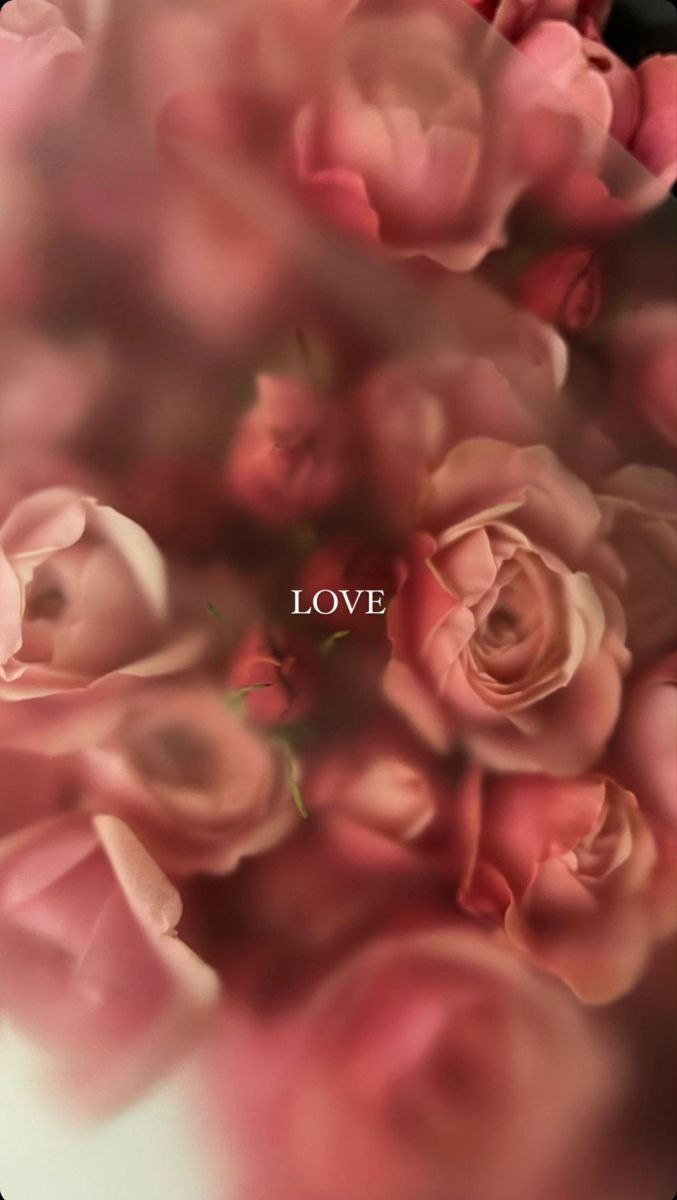
//> input picture hw10_3/photo1.png, 677 x 1200 px
$ ./hw1_3   (built with g++ and OpenCV 4)
//> lines starting //> are read from the running program, lines starting //| are printed output that depends on the picture
#include <chrono>
#include <iostream>
#include <opencv2/opencv.hpp>
#include <vector>
#include <cmath>

using namespace std;
using namespace cv;


void RGBtoHSL(Vec3b& rgb, float& H, float& S, float& L) {
    float r = rgb[2] / 255.0f;
    float g = rgb[1] / 255.0f;
    float b = rgb[0] / 255.0f;

    float max_val = max({ r, g, b });
    float min_val = min({ r, g, b });

    float delta = max_val - min_val;

    if (delta == 0) {
        H = 0;
        S = 0;
        L = 0;
        return;
    }

    L = (max_val + min_val) / 2.0f;

    if (L < 0.5f) {
        if (max_val + min_val == 0) {
            S = 0;
        }
        else {
            S = delta / (max_val + min_val);
        }
    }
    else {
        if (2.0f - max_val - min_val == 0) {
            S = 0;
        }
        else {
            S = delta / (2.0f - max_val - min_val);
        }

    }


    if (max_val == r) {
        H = 60 * fmod((g - b) / delta, 6);
    }
    else if (max_val == g) {
        H = 60 * (((b - r) / delta) + 2);
    }
    else if (max_val == b) {
        H = 60 * (((r - g) / delta) + 4);
    }
    if (H < 0) H = H + 360;
}


static void calculateHistogram(Mat& image, vector<int>& h_hist,
    vector<int>& s_hist, vector<int>& l_hist, int bins) {
    if (image.empty()) return;
    for (int i = 0; i < image.rows; i++) {
        for (int j = 0; j < image.cols; j++) {
            Vec3b pixel = image.at<Vec3b>(i, j);
            float h, s, l;
            RGBtoHSL(pixel, h, s, l);

            int h_idx = static_cast<int>(round(h / 360.0f * bins));
            int s_idx = static_cast<int>(round(s * bins));
            int l_idx = static_cast<int>(round(l * bins));

            if (h_idx >= 0 && h_idx < bins) {
                h_hist[h_idx]++;
            }

            if (s_idx >= 0 && s_idx < bins) {
                s_hist[s_idx]++;
            }

            if (l_idx >= 0 && l_idx < bins) {
                l_hist[l_idx]++;
            }
        }
    }
}

Mat drawHistogram(vector<int>& hist, int width = 500, int height = 300,
    Scalar color = Scalar(255, 0, 0)) {
    int bins = hist.size();
    if (hist.empty()) {
        return Mat(height, width, CV_8UC3, Scalar(255, 255, 255));
    }
    int binWidth = cvRound((double)width / bins);

    auto max_it = max_element(hist.begin(), hist.end());
    if (max_it == hist.end()) {
        return Mat(height, width, CV_8UC3, Scalar(255, 255, 255));
    }
    int maxVal = *max_it;

    Mat image(height, width, CV_8UC3, Scalar(255, 255, 255));

    for (int i = 0; i < bins; i++) {
        int binHeight = cvRound((double)hist[i] / maxVal * height);
        rectangle(image, Point(i * binWidth, height - binHeight),
            Point((i + 1) * binWidth, height), color, FILLED);
    }

    return image;
}

int main() {
    Mat image = imread("D:\\hw10_3\\photo1.png");
//> image is the input picture: 1200 rows x 677 cols, CV_8UC3; mean B, G, R 71.9, 81.7, 150.1

    if (image.empty()) {
        cout << "Ошибка: Не удалось загрузить изображение." << endl;
        return 1;
    }

    int bins = 100;

    vector<int> h_hist(bins, 0);
    vector<int> s_hist(bins, 0);
    vector<int> l_hist(bins, 0);

    calculateHistogram(image, h_hist, s_hist, l_hist, bins);
//> after the loop in calculateHistogram, `for (int i = 0; i < image.rows; i++)`: h_hist = 100 values, max 213826 at index 2, min 0 at index 26, mean 7890.3; s_hist = 100 values, max 40028 at index 42, min 0 at index 1, mean 8111.8; l_hist = 100 values, max 25161 at index 45, min 2 at index 99, mean 8124

    Mat h_image = drawHistogram(h_hist);
//> in drawHistogram, `int bins = hist.size();`: bins = 100
//> in drawHistogram, `int binWidth = cvRound((double)width / bins);`: binWidth = 5
//> in drawHistogram, `int maxVal = *max_it;`: maxVal = 213826
//> the loop in drawHistogram, `for (int i = 0; i < bins; i++)` made 100 passes
//> binHeight on passes 1 to 12: 89, 265, 300, 237, 112, 32, 11, 7, 4, 3, 2, 2
//> after the loop in drawHistogram, `for (int i = 0; i < bins; i++)`:
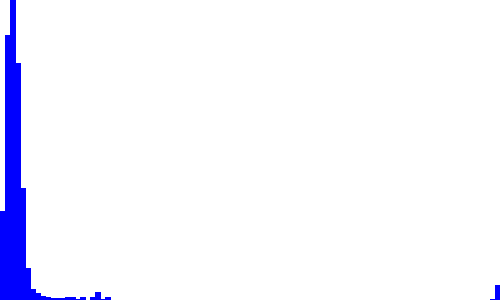
//> image: 300 rows x 500 cols, CV_8UC3; mean B, G, R 255, 245.1, 245.1
    Mat s_image = drawHistogram(s_hist);
//> call 2 of drawHistogram, with width = 500, height = 300, color = Scalar(255)
//> in drawHistogram (call 2), `int maxVal = *max_it;`: maxVal = 40028
//> the loop in drawHistogram (call 2), `for (int i = 0; i < bins; i++)` made 100 passes
//> binHeight on passes 1 to 12: 0, 0, 0, 0, 0, 0, 0, 0, 0, 2, 1, 1
//> after the loop in drawHistogram (call 2), `for (int i = 0; i < bins; i++)`:
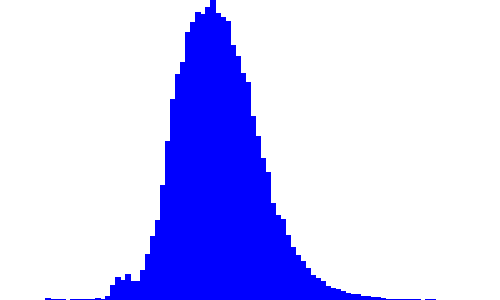
//> image: 300 rows x 500 cols, CV_8UC3; mean B, G, R 255, 202.8, 202.8
    Mat l_image = drawHistogram(l_hist);
//> call 3 of drawHistogram, with width = 500, height = 300, color = Scalar(255)
//> in drawHistogram (call 3), `int maxVal = *max_it;`: maxVal = 25161
//> the loop in drawHistogram (call 3), `for (int i = 0; i < bins; i++)` made 100 passes
//> after the loop in drawHistogram (call 3), `for (int i = 0; i < bins; i++)`:
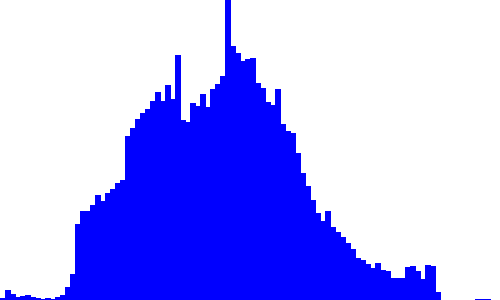
//> image: 300 rows x 500 cols, CV_8UC3; mean B, G, R 255, 171.8, 171.8

    imwrite("D:\\hw10_3\\h_1.png", h_image);
    imwrite("D:\\hw10_3\\s_1.png", s_image);
    imwrite("D:\\hw10_3\\l_1.png", l_image);

    return 0;
}

$ run again, with hw10_3/photo2.png copied over hw10_3/photo1.png
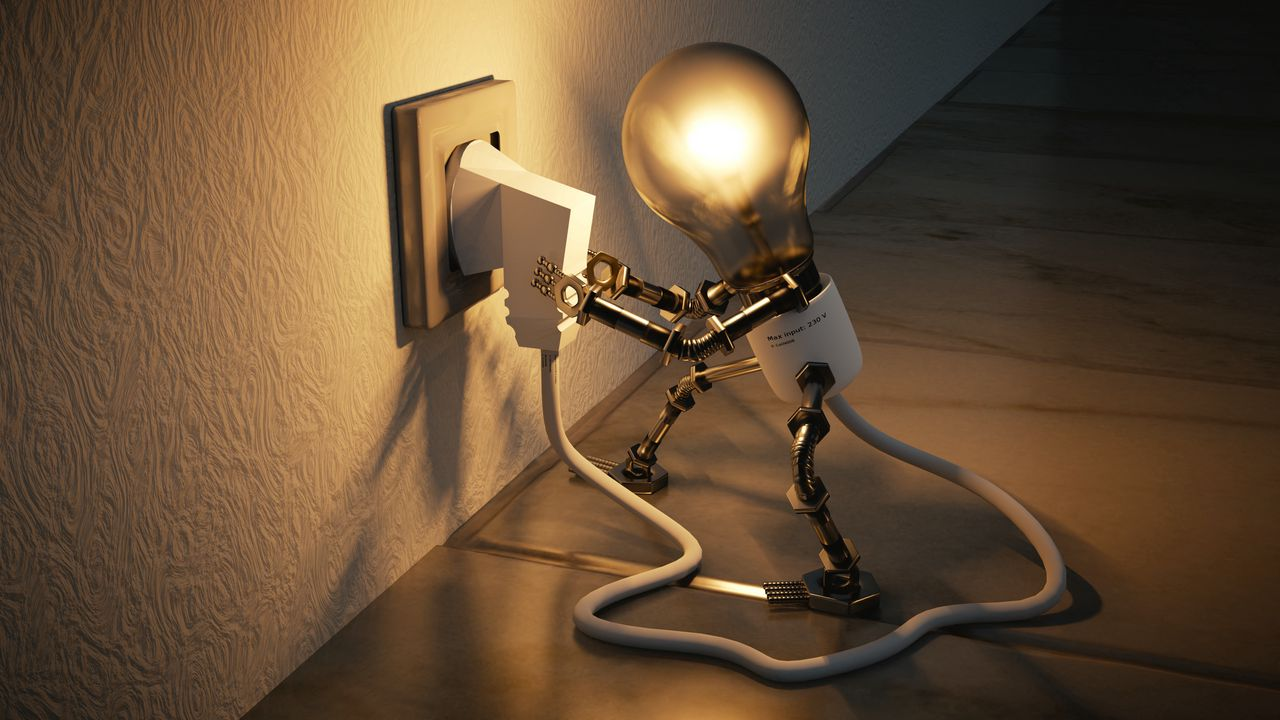
//> input picture hw10_3/photo2.png, 1280 x 720 px
//> image is the input picture: 720 rows x 1280 cols, CV_8UC3; mean B, G, R 53.5, 78.1, 101.6
//> after the loop in calculateHistogram, `for (int i = 0; i < image.rows; i++)`: h_hist = 100 values, max 394330 at index 8, min 0 at index 32, mean 9216; s_hist = 100 values, max 30498 at index 33, min 0 at index 99, mean 9144.5; l_hist = 100 values, max 28494 at index 25, min 108 at index 1, mean 9212.5
//> bins = 100
//> binWidth = 5
//> maxVal = 394330
//> the loop in drawHistogram, `for (int i = 0; i < bins; i++)` made 100 passes
//> binHeight on passes 1 to 8: 7, 0, 0, 1, 1, 2, 11, 141
//> maxVal = 30498
//> the loop in drawHistogram (call 2), `for (int i = 0; i < bins; i++)` made 100 passes
//> binHeight on passes 1 to 8: 79, 5, 47, 59, 124, 103, 195, 182
//> after the loop in drawHistogram (call 2), `for (int i = 0; i < bins; i++)`:
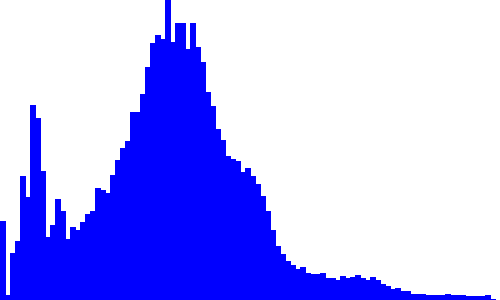
//> image: 300 rows x 500 cols, CV_8UC3; mean B, G, R 255, 177.4, 177.4
//> maxVal = 28494
//> the loop in drawHistogram (call 3), `for (int i = 0; i < bins; i++)` made 100 passes
//> binHeight on passes 1 to 8: 85, 1, 5, 15, 30, 128, 159, 176
//> after the loop in drawHistogram (call 3), `for (int i = 0; i < bins; i++)`:
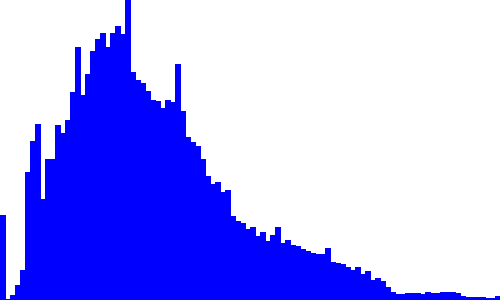
//> image: 300 rows x 500 cols, CV_8UC3; mean B, G, R 255, 171.5, 171.5
